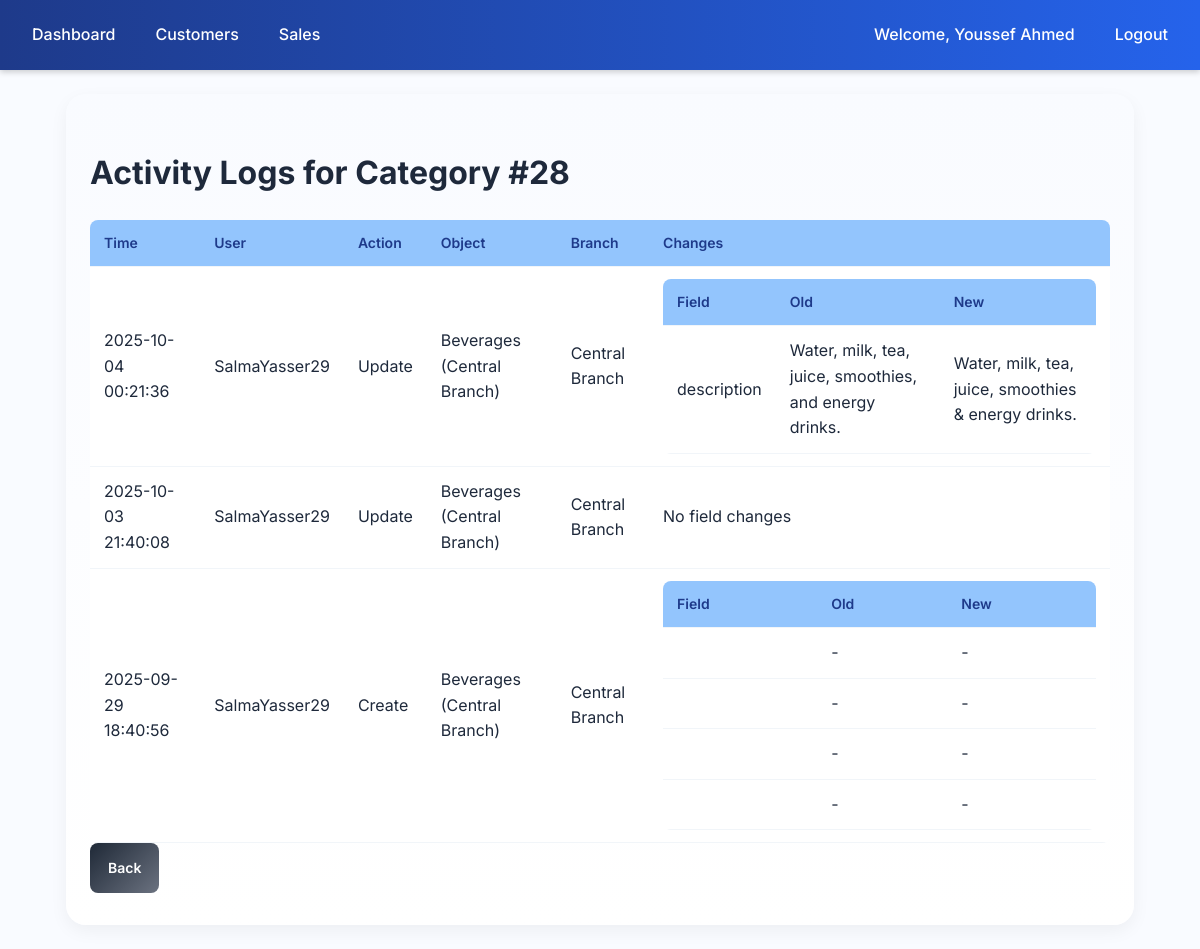
Screenshot of /inventory/logs/Category/28/ (signed in) with the database file from the repository.
### accounts/models.py (models this page shows, shortened)
class User(AbstractUser):
    ROLE_CHOICES = (
        ('admin', 'Admin'),
        ('manager', 'Manager'),
        ('cashier', 'Cashier'),
    )
    role = models.CharField(max_length=20, choices=ROLE_CHOICES, default='cashier')
    branch = models.ForeignKey('branches.Branch', null=True, blank=True, on_delete=models.SET_NULL)
    added_by = models.ForeignKey(
        'self', null=True, blank=True, on_delete=models.SET_NULL, related_name='added_users'
    )
    profile_image = models.ImageField(upload_to="profiles/", null=True, blank=True)
    def __str__(self):
        return self.username

### inventory/models.py (models this page shows, shortened)
class ActivityLog(models.Model):
    ACTION_CHOICES = [
        ("create", "Created"),
        ("update", "Updated"),
        ("delete", "Deleted"),
        ("view", "Viewed"),
    ]
    user = models.ForeignKey(
        settings.AUTH_USER_MODEL,
        on_delete=models.SET_NULL,
        null=True,
        blank=True,
    )
    action = models.CharField(max_length=20, choices=ACTION_CHOICES)
    model = models.CharField(max_length=50)  # e.g. "Category", "Item", "Supplier"
    object_id = models.PositiveIntegerField()
    object_repr = models.CharField(max_length=200)
    branch = models.ForeignKey(
        Branch,
        null=True,
        blank=True,
        on_delete=models.SET_NULL,
    )
    old_data = models.TextField(null=True, blank=True)
    new_data = models.TextField(null=True, blank=True)
    timestamp = models.DateTimeField(default=now)
    class Meta:
        ordering = ["-timestamp"]

### branches/models.py (models this page shows)
class Branch(models.Model):
    name = models.CharField(max_length=100)
    address = models.TextField(blank=True, null=True)
    city = models.CharField(max_length=50, blank=True, null=True)
    phone = models.CharField(max_length=20, blank=True, null=True)
    email = models.EmailField(blank=True, null=True)
    website = models.URLField(blank=True, null=True)
    def __str__(self):
        return self.name

### inventory/views.py (the view)
# urls.py: path("logs/<str:model>/<int:object_id>/", views.logs_list, name="logs_list"),
@login_required
def logs_list(request, model, object_id):
    logs = ActivityLog.objects.filter(
        model=model, object_id=object_id
    ).order_by("-timestamp")
    for log in logs:
        if log.action == "update":
            log.changes = get_changes(log)
        elif log.action == "create":
            log.changes = safe_load(log.new_data)
        elif log.action == "delete":
            log.changes = safe_load(log.old_data)
        else:
            log.changes = None
    return render(request, "inventory/logs_list.html", {
        "logs": logs,
        "model": model,
        "object_id": object_id,
    })

### inventory/utils.py (called while the page is built)
def get_changes(log):
    try:
        old = json.loads(log.old_data or "{}")
    except json.JSONDecodeError:
        old = {}
    try:
        new = json.loads(log.new_data or "{}")
    except json.JSONDecodeError:
        new = {}
    changes = []
    for key in set(old.keys()) | set(new.keys()):
        old_val = old.get(key)
        new_val = new.get(key)
        if old_val != new_val:
            changes.append({
                "field": key,
                "old": old_val,
                "new": new_val
            })
    return changes

### inventory/views.py (called while the page is built)
def safe_load(data):
    if not data:
        return {}
    try:
        return json.loads(data)
    except json.JSONDecodeError:
        try:
            return ast.literal_eval(data)
        except Exception:
            return {}

### inventory/templates/inventory/logs_list.html (shortened to what this page needs)
{% extends "accounts/layout.html" %}
{% block content %}
<h1 class="mb-4">Activity Logs for {{ model }} #{{ object_id }}</h1>
<table class="table table-bordered table-hover">
  <thead class="table-dark">
    <tr>
      <th scope="col">Time</th>
      <th scope="col">User</th>
      <th scope="col">Action</th>
      <th scope="col">Object</th>
      <th scope="col">Branch</th>
      <th scope="col">Changes</th>
    </tr>
  </thead>
  <tbody>
    {% for log in logs %}
      <tr>
        <td>{{ log.timestamp|date:"Y-m-d H:i:s" }}</td>
        <td>{{ log.user|default:"System" }}</td>
        <td>{{ log.action|title }}</td>
        <td>{{ log.object_repr }}</td>
        <td>{{ log.branch|default:"-" }}</td>
        <td>
          {% if log.changes %}
            <table class="table table-sm table-bordered mb-0">
              <thead class="table-light">
                <tr>
                  <th>Field</th>
                  <th>Old</th>
                  <th>New</th>
                </tr>
              </thead>
              <tbody>
                {% for change in log.changes %}
                  <tr>
                    <td>{{ change.field }}</td>
                    <td class="text-danger">{{ change.old|default:"-" }}</td>
                    <td class="text-success">{{ change.new|default:"-" }}</td>
                  </tr>
                {% endfor %}
              </tbody>
            </table>
          {% else %}
            {% if log.action == "create" %}
              <span class="text-success">Created (no details)</span>
            {% elif log.action == "delete" %}
              <span class="text-danger">Deleted (no details)</span>
            {% else %}
              <span class="text-muted">No field changes</span>
            {% endif %}
          {% endif %}
        </td>
      </tr>
    {% empty %}
      <tr>
        <td colspan="6" class="text-center">No logs found.</td>
      </tr>
    {% endfor %}
  </tbody>
</table>
<a href="javascript:history.back()" class="btn btn-secondary mt-3">Back</a>
{% endblock %}

### accounts/templates/accounts/layout.html (shortened to what this page needs)
{% load static %}
<!DOCTYPE html>
<html lang="en">
<head>
    <link rel="stylesheet" href="{% static 'css/styles.css' %}">
    <link rel="stylesheet" href="https://cdn.jsdelivr.net/npm/bootstrap-icons@1.11.1/font/bootstrap-icons.css">
</head>
<body>
    {% if user.is_authenticated and request.resolver_match.url_name != "login" %}
        <nav class="navbar">
            <a href="{% url 'accounts:dashboard' %}">Dashboard</a>
            {% if user.is_superuser %}
                <a href="{% url 'accounts:manage_users' %}">Manage Users</a>
                <a href="{% url 'branches:index' %}">Branches</a>
                <a href="{% url 'inventory:index' %}">Inventory</a>
                <a href="{% url 'inventory:supplier_list' %}?branch={{ user.branch.id }}">Suppliers</a>
            {% elif user.role == "manager" %}
                <a href="{% url 'reports:dashboard' %}?branch={{ user.branch.id }}">Reports</a>
            {% elif user.role == "cashier" %}
                <a href="{% url 'customers:index' %}?branch={{ user.branch.id }}">Customers</a>
                <a href="{% url 'sales:pos' %}?branch={{ user.branch.id }}">Sales</a>
            {% endif %}
            <span class="navbar-text" style="margin-left: auto;">
                <a href="{% url 'accounts:profile' %}">Welcome, {{ user.get_full_name|default:user.username }}</a>
            </span>
            <a href="{% url 'accounts:logout' %}">Logout</a>
        </nav>
    {% endif %}
    <main class="container">
        {% block content %}{% endblock %}
    </main>
</body>
</html>

### accounts/static/css/styles.css (style rules this page uses)
:root { --blue-dark: #1e3a8a; --blue: #2563eb; --blue-light: #3b82f6; --blue-lighter: #60a5fa; --blue-soft: #93c5fd; --red-dark: #b91c1c; --red: #ef4444; --red-light: #f87171; --green-dark: #15803d; --green: #16a34a; --green-light: #22c55e; --green-lighter: #4ade80; --green-soft: #bbf7d0; --teal-dark: #0f766e; --teal: #14b8a6; --teal-light: #2dd4bf; --teal-lighter: #5eead4; --teal-soft: #ccfbf1; --yellow-dark: #d97706; --yellow: #facc15; --yellow-light: #fde047; --gray-dark: #1f2937; --gray: #6b7280; --gray-light: #d1d5db; --gray-lighter: #f3f4f6; --gray-soft: #e5e7eb; --bg-light: #f9fbff; --text-dark: #1e293b; --text-muted: #64748b; }
body { font-family: "Inter", sans-serif; background: var(--bg-light); color: var(--text-dark); margin: 0; line-height: 1.6; }
a { text-decoration: none; color: inherit; }
.navbar { background: linear-gradient(90deg, var(--blue-dark), var(--blue)); padding: 14px 20px; display: flex; gap: 16px; align-items: center; color: #fff; box-shadow: 0 2px 6px rgba(0, 0, 0, 0.2); }
.navbar a { color: #fff; padding: 8px 12px; border-radius: 6px; font-weight: 500; transition: background 0.2s, transform 0.2s; }
.container { max-width: 85%; margin: 24px auto; padding: 32px 24px; background: linear-gradient(180deg, #f9fbff 0%, #ffffff 100%); border-radius: 20px; box-shadow: 0 6px 18px rgba(0, 0, 0, 0.05); animation: fadeIn 0.6s ease-in-out; }
button, .btn-primary, .btn-secondary, .btn-danger, .btn-warning, .btn-success, .btn-info { display: inline-flex; align-items: center; justify-content: center; height: 50px; padding: 0 18px; border-radius: 8px; font-weight: 600; cursor: pointer; transition: background 0.3s, transform 0.2s, box-shadow 0.3s; border: none; font-size: 14px; }
.btn-secondary { background: linear-gradient(135deg, var(--gray-dark), var(--gray)); color: #fff; }
table { width: 100%; border-collapse: collapse; background: #fff; border-radius: 8px; overflow: hidden; }
th, td { padding: 12px 14px; border-bottom: 1px solid #f1f5f9; text-align: left; }
th { background: var(--blue-soft); font-weight: 600; color: var(--blue-dark); font-size: 14px; }

### rows the page displays
User: get_full_name "Youssef Ahmed"
ActivityLog: timestamp "2025-10-04 00:21:36", user "SalmaYasser29", action "Update", object_repr "Beverages (Central Branch)", branch "Central Branch", field "description", old "Water, milk, tea, juice, smoothies, and energy drinks.", new "Water, milk, tea, juice, smoothies & energy drinks."
ActivityLog: timestamp "2025-10-03 21:40:08", user "SalmaYasser29", action "Update", object_repr "Beverages (Central Branch)", branch "Central Branch", shows "No field changes"
ActivityLog: timestamp "2025-09-29 18:40:56", user "SalmaYasser29", action "Create", object_repr "Beverages (Central Branch)", branch "Central Branch", old "-" "-" "-" "-", new "-" "-" "-" "-"

### other values shown
{{ model }} "Category"
{{ object_id }} "28"
